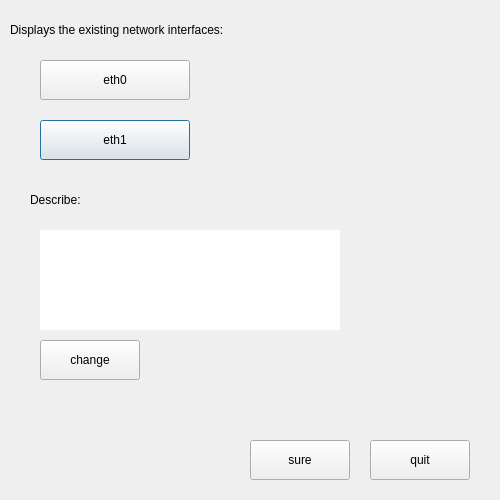
<?xml version="1.0" encoding="UTF-8"?>
<ui version="4.0">
 <class>IPShow</class>
 <widget class="QDialog" name="IPShow">
  <property name="geometry">
   <rect>
    <x>0</x>
    <y>0</y>
    <width>500</width>
    <height>500</height>
   </rect>
  </property>
  <property name="minimumSize">
   <size>
    <width>500</width>
    <height>500</height>
   </size>
  </property>
  <property name="maximumSize">
   <size>
    <width>500</width>
    <height>500</height>
   </size>
  </property>
  <property name="windowTitle">
   <string>Dialog</string>
  </property>
  <widget class="QWidget" name="widget" native="true">
   <property name="geometry">
    <rect>
     <x>0</x>
     <y>0</y>
     <width>500</width>
     <height>500</height>
    </rect>
   </property>
   <widget class="QPushButton" name="pushButton_2">
    <property name="geometry">
     <rect>
      <x>40</x>
      <y>120</y>
      <width>150</width>
      <height>40</height>
     </rect>
    </property>
    <property name="styleSheet">
     <string notr="true"/>
    </property>
    <property name="text">
     <string>eth1</string>
    </property>
   </widget>
   <widget class="QPushButton" name="pushButton_3">
    <property name="geometry">
     <rect>
      <x>40</x>
      <y>340</y>
      <width>100</width>
      <height>40</height>
     </rect>
    </property>
    <property name="styleSheet">
     <string notr="true"/>
    </property>
    <property name="text">
     <string>change</string>
    </property>
   </widget>
   <widget class="QPushButton" name="pushButton">
    <property name="geometry">
     <rect>
      <x>40</x>
      <y>60</y>
      <width>150</width>
      <height>40</height>
     </rect>
    </property>
    <property name="styleSheet">
     <string notr="true"/>
    </property>
    <property name="text">
     <string>eth0</string>
    </property>
   </widget>
   <widget class="QLabel" name="label">
    <property name="geometry">
     <rect>
      <x>10</x>
      <y>10</y>
      <width>400</width>
      <height>40</height>
     </rect>
    </property>
    <property name="styleSheet">
     <string notr="true"/>
    </property>
    <property name="text">
     <string>Displays the existing network interfaces:</string>
    </property>
   </widget>
   <widget class="QLabel" name="label_2">
    <property name="geometry">
     <rect>
      <x>30</x>
      <y>180</y>
      <width>100</width>
      <height>40</height>
     </rect>
    </property>
    <property name="styleSheet">
     <string notr="true"/>
    </property>
    <property name="text">
     <string>Describe:</string>
    </property>
   </widget>
   <widget class="QPushButton" name="pushButton_5">
    <property name="geometry">
     <rect>
      <x>250</x>
      <y>440</y>
      <width>100</width>
      <height>40</height>
     </rect>
    </property>
    <property name="styleSheet">
     <string notr="true"/>
    </property>
    <property name="text">
     <string>sure</string>
    </property>
   </widget>
   <widget class="QLabel" name="label_3">
    <property name="geometry">
     <rect>
      <x>40</x>
      <y>230</y>
      <width>300</width>
      <height>100</height>
     </rect>
    </property>
    <property name="styleSheet">
     <string notr="true">font: 13pt &quot;Noto Sans&quot;;
background-color: rgb(255, 255, 255);
border-color: rgb(238, 228, 228);</string>
    </property>
    <property name="text">
     <string/>
    </property>
   </widget>
   <widget class="QPushButton" name="pushButton_4">
    <property name="geometry">
     <rect>
      <x>370</x>
      <y>440</y>
      <width>100</width>
      <height>40</height>
     </rect>
    </property>
    <property name="styleSheet">
     <string notr="true"/>
    </property>
    <property name="text">
     <string>quit</string>
    </property>
   </widget>
  </widget>
 </widget>
 <resources/>
 <connections/>
</ui>
